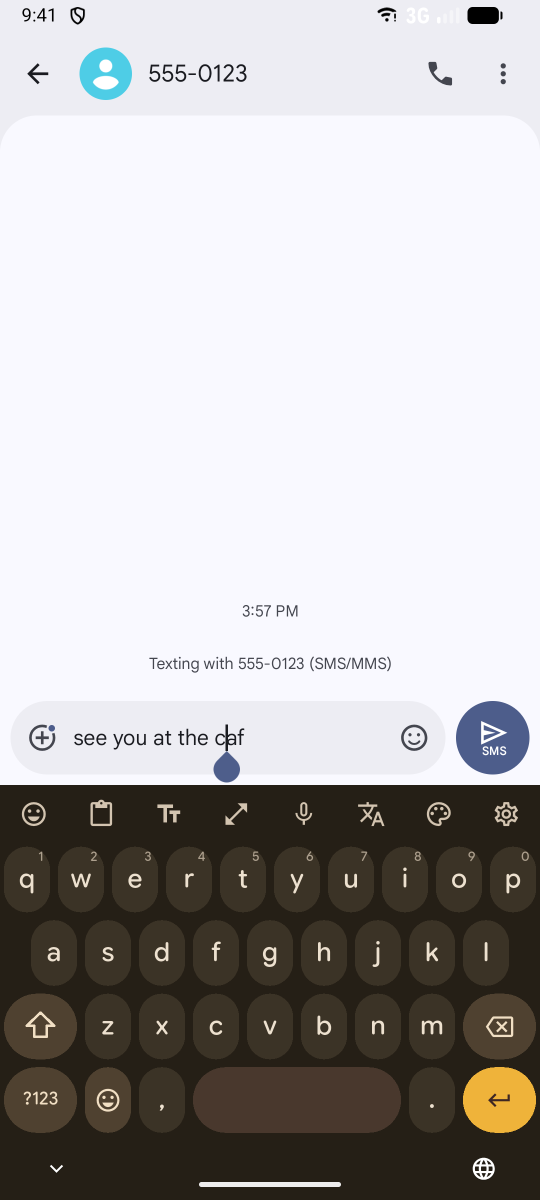
#> input picture docs/showcase/raw/kb-gold-dark.png, 1080 x 2400 px, given in place of onboarding-3.png, which was not available (shown at 1/2 size)
$ python showcase.py
#> lines starting #> are read from the running program, lines starting #| are printed output that depends on the picture; after the words box and inside, x2 and y2 are one past the last pixel; in counts of white or black regions, pixels touching at a corner belong together
# SPDX-License-Identifier: GPL-3.0-or-later
"""Builds the README showcase images from raw emulator screenshots.

    python tool/brand/showcase.py

Input:  docs/showcase/raw/<name>.png   (1080 x 2400 screenshots, `adb shell screencap`)
Output: docs/showcase/<card>.png        (720 x 1280 cards: caption + framed screenshot)
        docs/showcase/hero.png          (1600 x 760 banner for the top of the README)

Colours and font follow the brand (docs/brand, the Aurora ghost): ghost tile #17141F, aurora violet #B57BFF
and blue #6E8BFF, white and lavender text, Google Sans Flex. "keyboard" crops keep the message box and the keyboard; "screen" crops drop the
status bar.
"""
from pathlib import Path

from PIL import Image, ImageDraw, ImageFilter, ImageFont

ROOT = Path(__file__).resolve().parents[2]
RAW = ROOT / 'docs' / 'showcase' / 'raw'
OUT = ROOT / 'docs' / 'showcase'
FONT = ROOT / 'assets' / 'fonts' / 'GoogleSansFlex.ttf'
ICON = ROOT / 'docs' / 'brand' / 'play_icon_512.png'

TILE = (23, 20, 31)          # #17141F, the icon tile
TILE_LIGHT = (40, 35, 54)
VIOLET = (181, 123, 255)     # aurora
BLUE = (110, 139, 255)
WHITE = (255, 255, 255)
LAVENDER = (232, 222, 248)

STATUS_BAR = 96       # px at the top of a 1080 x 2400 capture
KEYBOARD_TOP = 1360   # message box + keyboard


def font(size, weight=600):
    f = ImageFont.truetype(str(FONT), size)
    try:
        f.set_variation_by_axes([weight if axis['name'] == b'Weight' else axis['default']
                                 for axis in f.get_variation_axes()])
    except (OSError, AttributeError):
        pass
    return f


def crop(name, kind):
    im = Image.open(RAW / f'{name}.png').convert('RGB')
    w, h = im.size
    if kind == 'keyboard':
        return im.crop((0, KEYBOARD_TOP, w, h))
    return im.crop((0, STATUS_BAR, w, h))


def rounded(im, radius):
    mask = Image.new('L', im.size, 0)
    ImageDraw.Draw(mask).rounded_rectangle((0, 0, im.width - 1, im.height - 1), radius, fill=255)
    out = im.convert('RGBA')
    out.putalpha(mask)
    return out


def paste_with_shadow(canvas, im, xy, radius):
    shadow = Image.new('RGBA', (im.width + 60, im.height + 60), (0, 0, 0, 0))
    ImageDraw.Draw(shadow).rounded_rectangle((30, 36, im.width + 30, im.height + 36), radius, fill=(0, 0, 0, 120))
    shadow = shadow.filter(ImageFilter.GaussianBlur(14))
    canvas.alpha_composite(shadow, (xy[0] - 30, xy[1] - 30))
    canvas.alpha_composite(rounded(im, radius), xy)


def wrap(draw, text, fnt, width):
    lines, line = [], ''
    for word in text.split():
        trial = f'{line} {word}'.strip()
        if draw.textlength(trial, font=fnt) <= width:
            line = trial
        else:
            lines.append(line)
            line = word
    lines.append(line)
    return lines


def card(out_name, raw_name, kind, title, subtitle):
    W, H = 720, (940 if kind == 'keyboard' else 1280)
    canvas = Image.new('RGBA', (W, H), TILE + (255,))
    draw = ImageDraw.Draw(canvas)
    ft, fs = font(50, 650), font(28, 420)
    y = 56
    for line in wrap(draw, title, ft, W - 96):
        draw.text((48, y), line, font=ft, fill=WHITE)
        y += 62
    y += 6
    for line in wrap(draw, subtitle, fs, W - 96):
        draw.text((48, y), line, font=fs, fill=LAVENDER)
        y += 38
    y += 30
    shot = crop(raw_name, kind)
    box_w, box_h = W - 96, H - y - 48
    scale = min(box_w / shot.width, box_h / shot.height)
    shot = shot.resize((int(shot.width * scale), int(shot.height * scale)), Image.LANCZOS)
    x = (W - shot.width) // 2
    paste_with_shadow(canvas, shot, (x, y), 28)
    canvas.convert('RGB').save(OUT / f'{out_name}.png', optimize=True)


# [32 lines left out: function hero, not called in this run]


CARDS = [
    # out name, raw name, crop, title, subtitle
    ('01-no-internet', 'onboarding-3', 'screen', 'It cannot phone home',
     'No internet permission at all. CI fails the build if one ever appears.'),
    ('02-swipe', 'kb-suggest', 'keyboard', 'Type, swipe, predict',
     'Autocorrect, next-word prediction and gesture typing, all on the device.'),
    ('03-toolbar', 'kb-gold-dark', 'keyboard', 'Everything one tap away',
     'Emoji, clipboard, text editing, one-handed, voice, translate, themes.'),
    ('04-hindi', 'lang-hindi', 'keyboard', 'Type Hindi in English letters',
     'Type "namaste", get the Devanagari word. Marathi, Bengali, Tamil and Telugu too.'),
    ('05-chinese', 'lang-chinese', 'keyboard', 'Chinese pinyin',
     'Type "nihao", pick the characters. Offline dictionary pack.'),
    ('06-japanese', 'lang-japanese', 'keyboard', 'Japanese flick input',
     '12-key flick with kana-kanji conversion, fully offline.'),
    ('07-arabic', 'lang-arabic', 'keyboard', 'Right-to-left done right',
     'Arabic and Urdu layouts with their own suggestions.'),
    ('08-russian', 'lang-russian', 'keyboard', '18 languages',
     'English, Spanish, French, German, Portuguese, Indonesian, Filipino, Russian and more.'),
    ('09-voice', 'voice', 'keyboard', 'Voice typing, on-device',
     'Whisper runs on your phone. Audio is never saved and never sent.'),
    ('10-translate', 'translate', 'keyboard', 'Translate as you type',
     'Offline translation packs. Nothing leaves the phone.'),
    ('11-emoji', 'panel-emoji-search', 'keyboard', 'Emoji search',
     'Keywords in all 18 languages.'),
    ('12-clipboard', 'panel-clipboard', 'keyboard', 'Clipboard history',
     'Encrypted, with pins. Turn it off any time.'),
    ('13-editing', 'panel-editing', 'keyboard', 'Text editing pad',
     'Select, cut, copy, paste, undo and move the cursor.'),
    ('14-one-handed', 'mode-onehanded', 'keyboard', 'One-handed mode',
     'Left, right or floating. Resize the height too.'),
    ('15-themes', 'theme-editor', 'screen', 'Material You themes',
     'Follow your wallpaper, or build your own theme.'),
    ('16-languages', 'languages', 'screen', 'Pick your languages',
     'Several at once. Switch with one key.'),
    ('17-privacy', 'privacy', 'screen', 'See what is stored',
     'Sizes only, never contents. Encrypted with a key in Android Keystore.'),
    ('18-incognito', 'privacy-2', 'screen', 'Incognito and hidden',
     'Learns nothing in incognito, blocks screenshots of the keyboard.'),
    ('19-packs', 'packs', 'screen', 'Signed data packs',
     'Voice, translation and dictionaries are checked before install. Data only, never code.'),
    ('20-app-lock', 'privacy-3', 'screen', 'App lock and shortcuts',
     'Fingerprint or PIN for settings, personal shortcuts, learned-word review.'),
]

if __name__ == '__main__':
    for args in CARDS:
        card(*args)
#> in card, `canvas = Image.new('RGBA', (W, H), TILE + (255,))`:
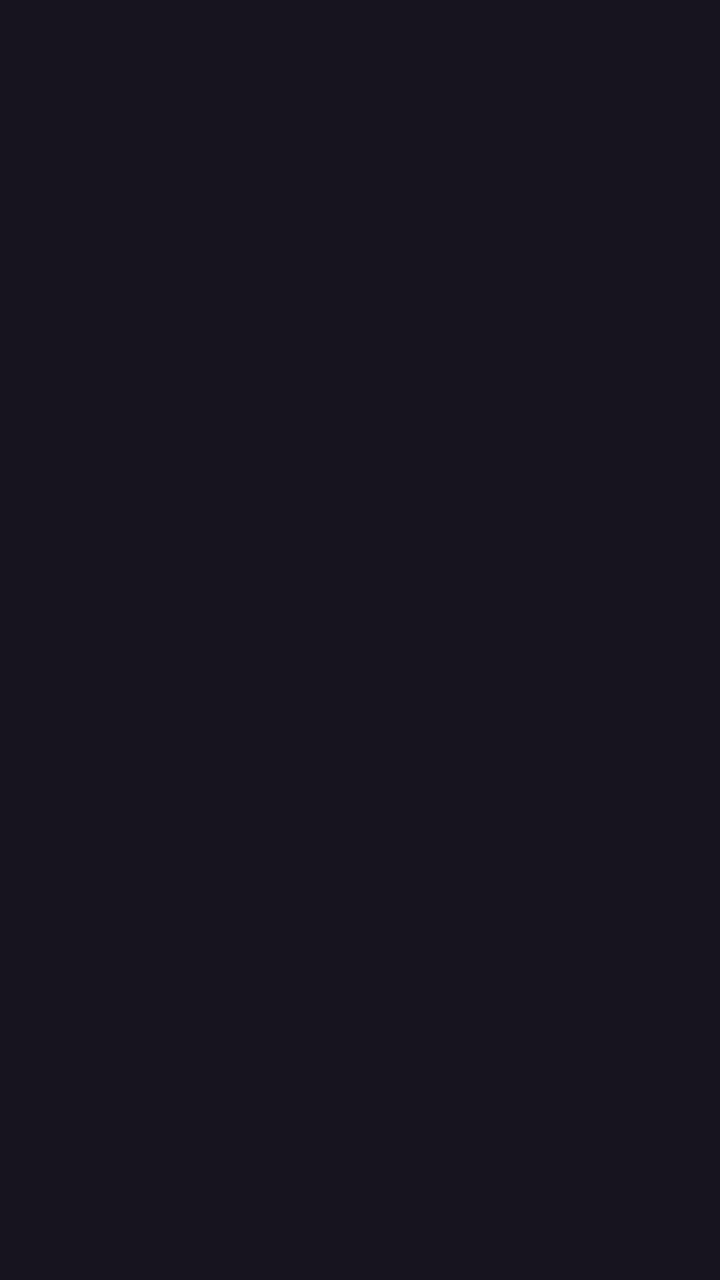
#> canvas: PIL image 720x1280 RGBA; mean R, G, B, A 23, 20, 31, 255
#> in wrap, `lines, line = [], ''`: line = ''
#> the loop in card, `for line in wrap(draw, title, ft, W - 96):` made 1 pass
#> (line, y) on pass 1: ('It cannot phone home', 118)
#> after the loop in card, `for line in wrap(draw, title, ft, W - 96):`: y = 118
#> in card, `y += 6`: y = 124
#> the loop in card, `for line in wrap(draw, subtitle, fs, W - 96):` made 2 passes
#> y on pass 1: 162
#> (line, y) on pass 2: ('build if one ever appears.', 200)
#> after the loop in card, `for line in wrap(draw, subtitle, fs, W - 96):`: y = 200
#> in card, `y += 30`: y = 230
#> in crop, `return im.crop((0, STATUS_BAR, w, h))`:
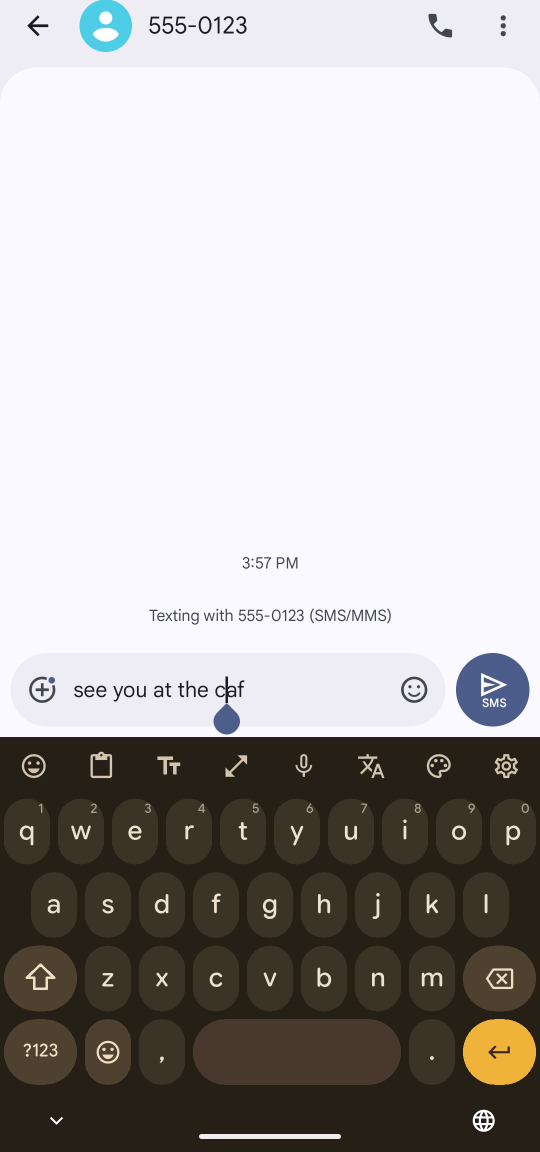
#> returned value: PIL image 1080x2304 RGB (shown at 1/2 size); mean R, G, B 175.9, 173.2, 172.7
#> in card, `box_w, box_h = W - 96, H - y - 48`: box_w = 624; box_h = 1002
#> in card, `scale = min(box_w / shot.width, box_h / shot.height)`: scale = 0.435
#> in card, `shot = shot.resize((int(shot.width * scale), int(shot.height * scale))..`:
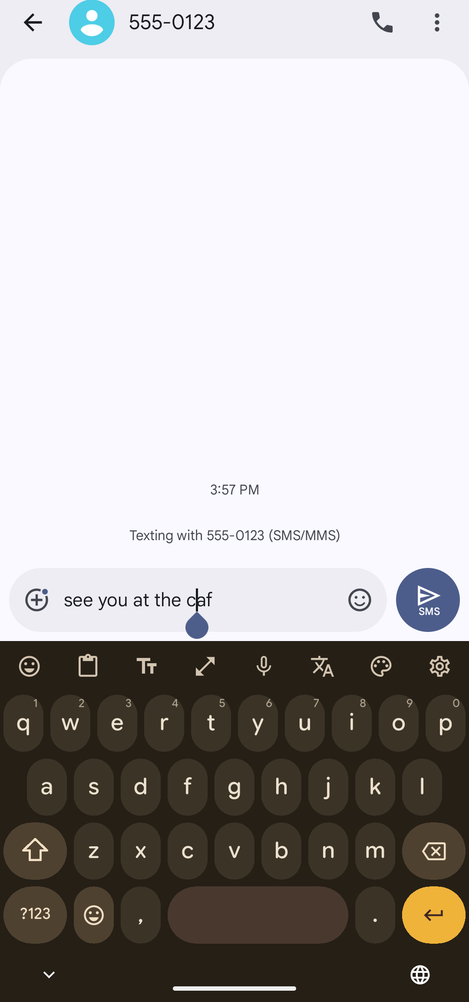
#> shot: PIL image 469x1002 RGB; mean R, G, B 175.8, 173.2, 172.7
#> in paste_with_shadow, `shadow = Image.new('RGBA', (im.width + 60, im.height + 60), (0, 0, 0, ..`: shadow: PIL image 529x1062 RGBA; every value is 0
#> in paste_with_shadow, `ImageDraw.Draw(shadow).rounded_rectangle((30, 36, im.width + 30, im.he..`:
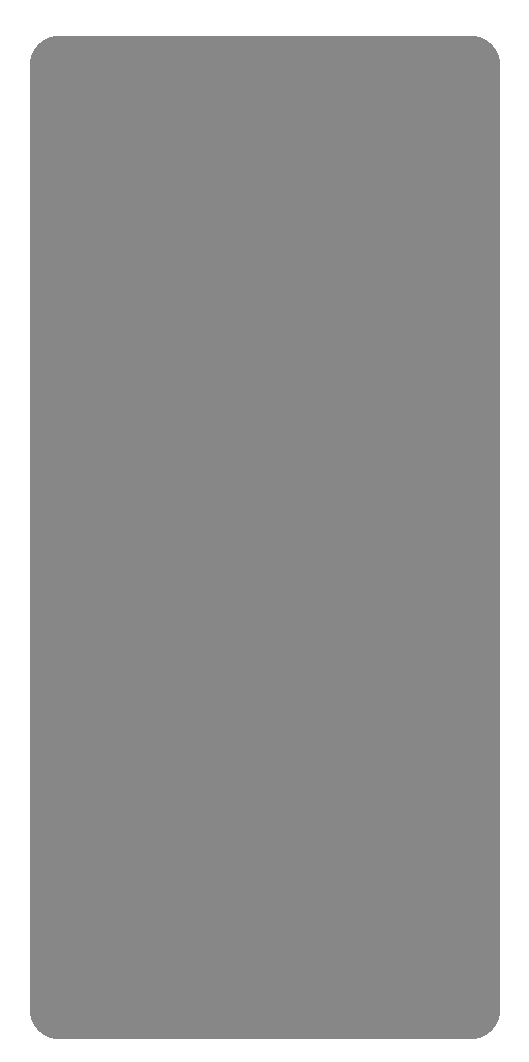
#> shadow: PIL image 529x1062 RGBA; mean R, G, B, A 0, 0, 0, 100.5; transparent parts drawn white
#> in paste_with_shadow, `shadow = shadow.filter(ImageFilter.GaussianBlur(14))`:
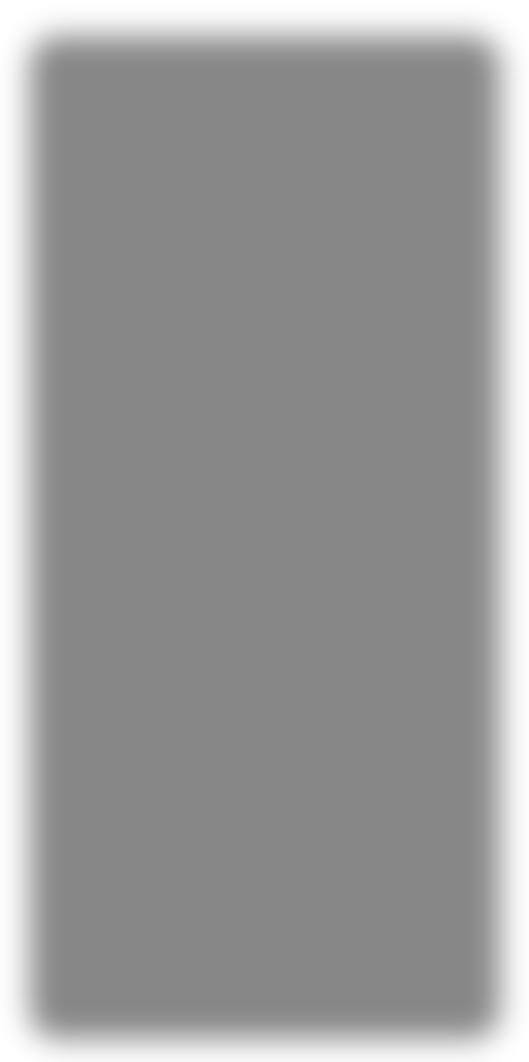
#> shadow: PIL image 529x1062 RGBA; mean R, G, B, A 0, 0, 0, 100.5; transparent parts drawn white
#> in rounded, `mask = Image.new('L', im.size, 0)`: mask: PIL image 469x1002 L; every value is 0
#> in rounded, `ImageDraw.Draw(mask).rounded_rectangle((0, 0, im.width - 1, im.height ..`:
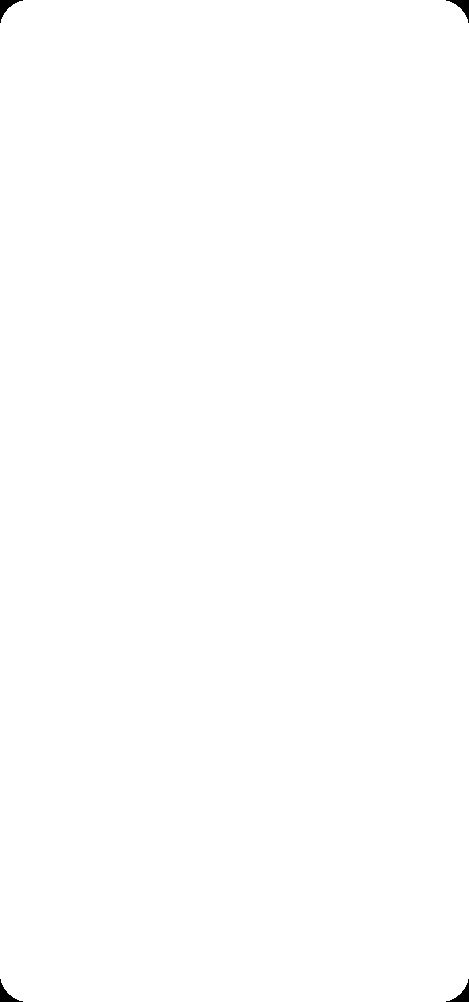
#> mask: PIL image 469x1002 L; 99.9% white; 4 black regions, box (x1, y1, x2, y2) and area: (0, 0, 23, 23) 174, (446, 0, 469, 23) 174, (0, 979, 23, 1002) 174, (446, 979, 469, 1002) 174
#> in paste_with_shadow, `canvas.alpha_composite(rounded(im, radius), xy)`:
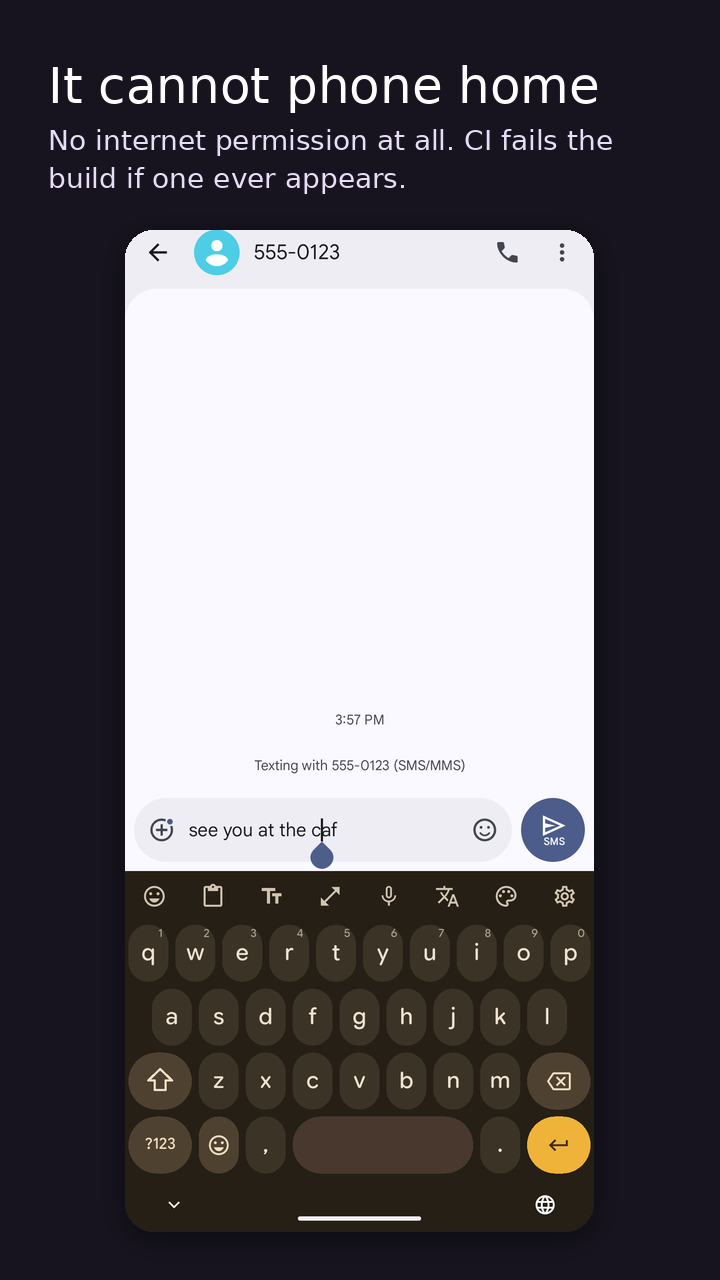
#> canvas: PIL image 720x1280 RGBA; mean R, G, B, A 103.1, 100.2, 105.3, 255
#> pass 2 of the loop `for args in CARDS:`:
#> in card (call 2), `canvas = Image.new('RGBA', (W, H), TILE + (255,))`:
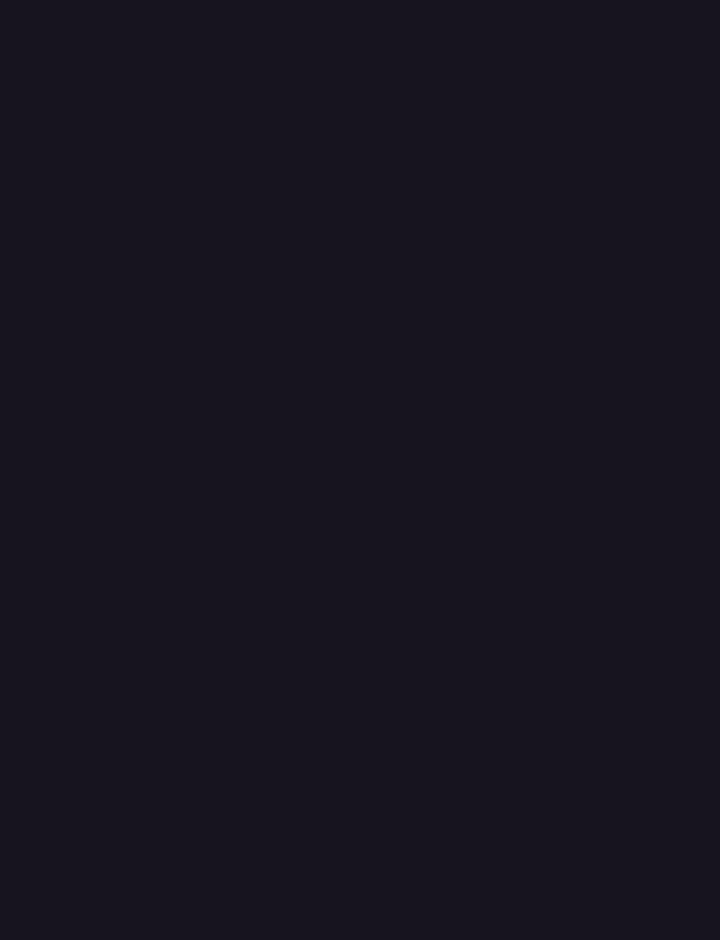
#> canvas: PIL image 720x940 RGBA; mean R, G, B, A 23, 20, 31, 255
#> the loop in card (call 2), `for line in wrap(draw, title, ft, W - 96):` made 1 pass
#> after the loop in card (call 2), `for line in wrap(draw, title, ft, W - 96):`: y = 118
#> in card (call 2), `y += 6`: y = 124
#> the loop in card (call 2), `for line in wrap(draw, subtitle, fs, W - 96):` made 2 passes
#> after the loop in card (call 2), `for line in wrap(draw, subtitle, fs, W - 96):`: y = 200
#> in card (call 2), `y += 30`: y = 230
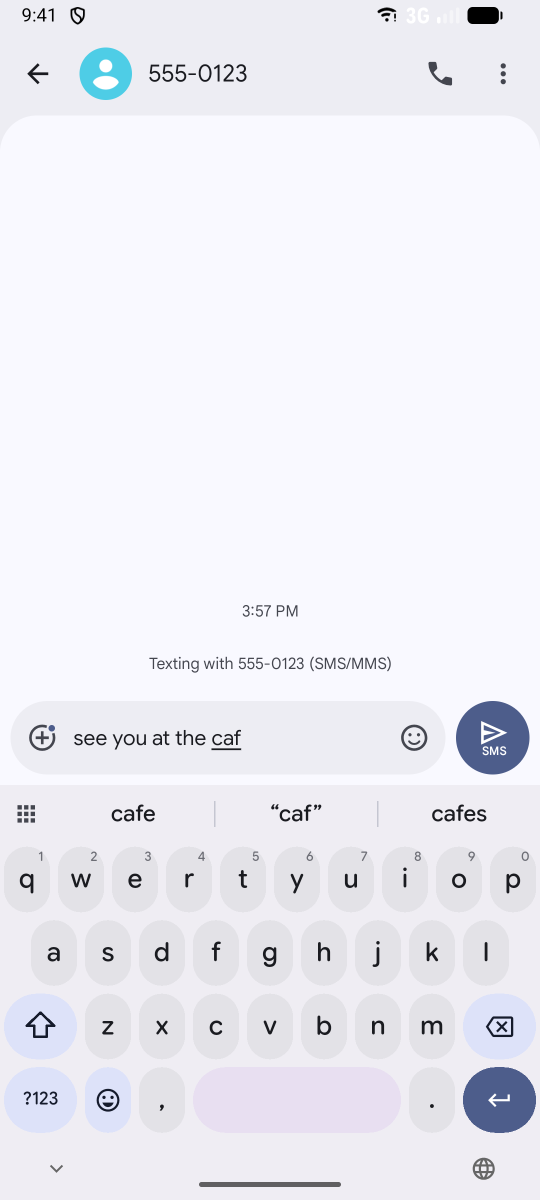
#> input picture docs/showcase/raw/kb-suggest.png, 1080 x 2400 px (shown at 1/2 size)
#> box_h = 662
#> scale = 0.578
#> shot: PIL image 623x600 RGB
#> in paste_with_shadow (call 2), `canvas.alpha_composite(rounded(im, radius), xy)`:
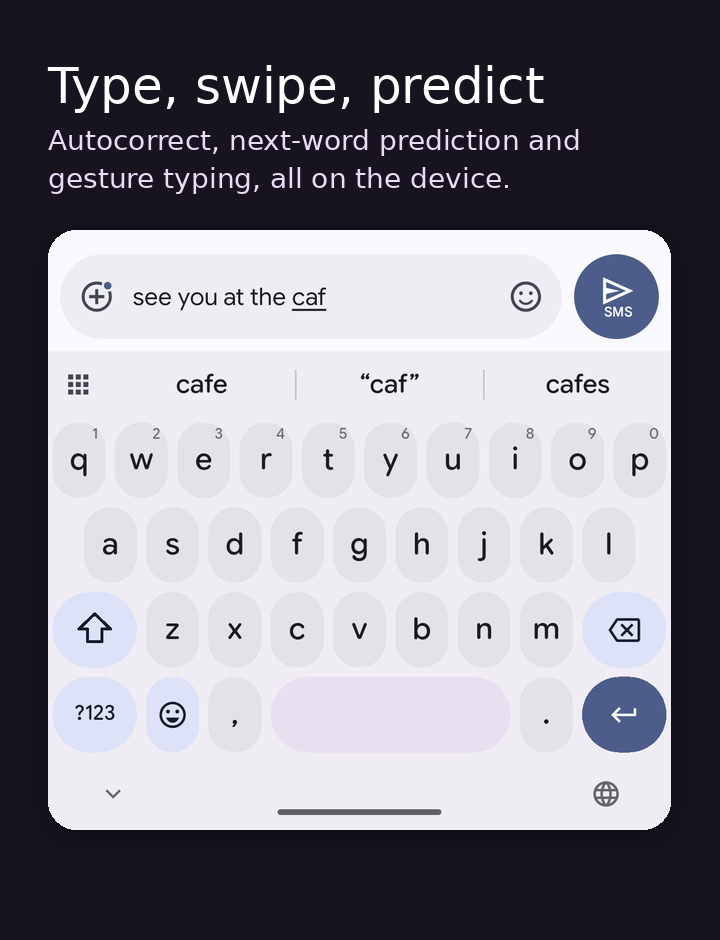
#> canvas: PIL image 720x940 RGBA; mean R, G, B, A 138.1, 136.4, 145.8, 255
#> (the run stopped early here; a loop or call above may not have finished)
